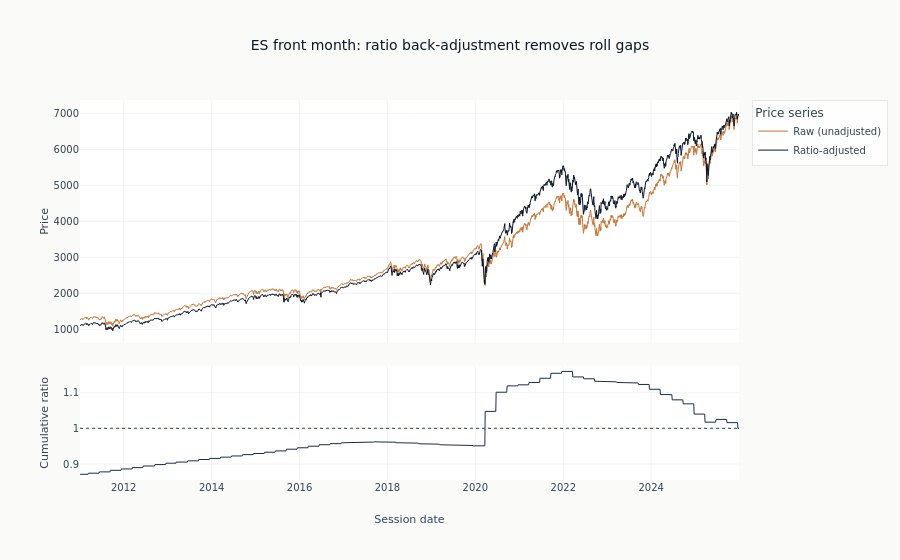

The code cell stored with this chart in its notebook:
### Markdown cell above
The adjustment is easiest to see side by side. The top panel plots the raw
(unadjusted) ES front-month close against the ratio-adjusted series; the two
coincide at the right edge (recent prices are the anchor) and separate going
back in time as each roll's ratio compounds. The bottom panel is that
cumulative multiplier — every downward step is a roll where the new contract
opened below the old one's close. Raw prices carry those roll gaps as spurious
returns; the adjusted series does not.

### Code cell
es_adj_daily = (
    es_adj.group_by("session_date")
    .agg(
        pl.col("raw_close").last(),
        pl.col("adj_close").last(),
        pl.col("_cumulative_ratio").last().alias("cum_ratio"),
    )
    .sort("session_date")
)
_x = es_adj_daily["session_date"].to_list()

fig = make_subplots(
    rows=2,
    cols=1,
    shared_xaxes=True,
    row_heights=[0.68, 0.32],
    vertical_spacing=0.06,
)
fig.add_trace(
    go.Scatter(
        x=_x,
        y=es_adj_daily["raw_close"].to_list(),
        mode="lines",
        line=dict(color=COLORS["copper"], width=1),
        name="Raw (unadjusted)",
    ),
    row=1,
    col=1,
)
fig.add_trace(
    go.Scatter(
        x=_x,
        y=es_adj_daily["adj_close"].to_list(),
        mode="lines",
        line=dict(color=COLORS["blue"], width=1),
        name="Ratio-adjusted",
    ),
    row=1,
    col=1,
)
fig.add_trace(
    go.Scatter(
        x=_x,
        y=es_adj_daily["cum_ratio"].to_list(),
        mode="lines",
        line=dict(color=COLORS["slate"], width=1),
        name="Cumulative ratio",
        showlegend=False,
    ),
    row=2,
    col=1,
)
fig.add_hline(y=1.0, line=dict(color=COLORS["neutral"], width=1, dash="dot"), row=2, col=1)
fig.update_layout(
    title="ES front month: ratio back-adjustment removes roll gaps",
    height=560,
    legend_title="Price series",
)
fig.update_yaxes(title_text="Price", row=1, col=1)
fig.update_yaxes(title_text="Cumulative ratio", row=2, col=1)
fig.update_xaxes(title_text="Session date", row=2, col=1)
fig.show()

### Figure 1 — Plotly figure (JSON) as saved in the notebook; plotly's stock layout.template omitted (floating-point values rounded to 4 significant figures; data arrays with more than 128 entries replaced by an {"elided": "..."} marker saying what was removed)
{"data": [{"line": {"color": "#C87533", "width": 1}, "mode": "lines", "name": "Raw (unadjusted)", "type": "scatter", "x": {"elided": "3866 str values"}, "xaxis": "x", "y": {"elided": "3866 float values"}, "yaxis": "y"}, {"line": {"color": "#0a1628", "width": 1}, "mode": "lines", "name": "Ratio-adjusted", "type": "scatter", "x": {"elided": "3866 str values"}, "xaxis": "x", "y": {"elided": "3866 float values"}, "yaxis": "y"}, {"line": {"color": "#1a2d4a", "width": 1}, "mode": "lines", "name": "Cumulative ratio", "showlegend": false, "type": "scatter", "x": {"elided": "3866 str values"}, "xaxis": "x2", "y": {"elided": "3866 float values"}, "yaxis": "y2"}], "layout": {"height": 560, "legend": {"title": {"text": "Price series"}}, "shapes": [{"line": {"color": "#334155", "dash": "dot", "width": 1}, "type": "line", "x0": 0, "x1": 1, "xref": "x2 domain", "y0": 1.0, "y1": 1.0, "yref": "y2"}], "title": {"text": "ES front month: ratio back-adjustment removes roll gaps"}, "xaxis": {"anchor": "y", "domain": [0.0, 1.0], "matches": "x2", "showticklabels": false}, "xaxis2": {"anchor": "y2", "domain": [0.0, 1.0], "title": {"text": "Session date"}}, "yaxis": {"anchor": "x", "domain": [0.3608, 1.0], "title": {"text": "Price"}}, "yaxis2": {"anchor": "x2", "domain": [0.0, 0.3008], "title": {"text": "Cumulative ratio"}}}}
